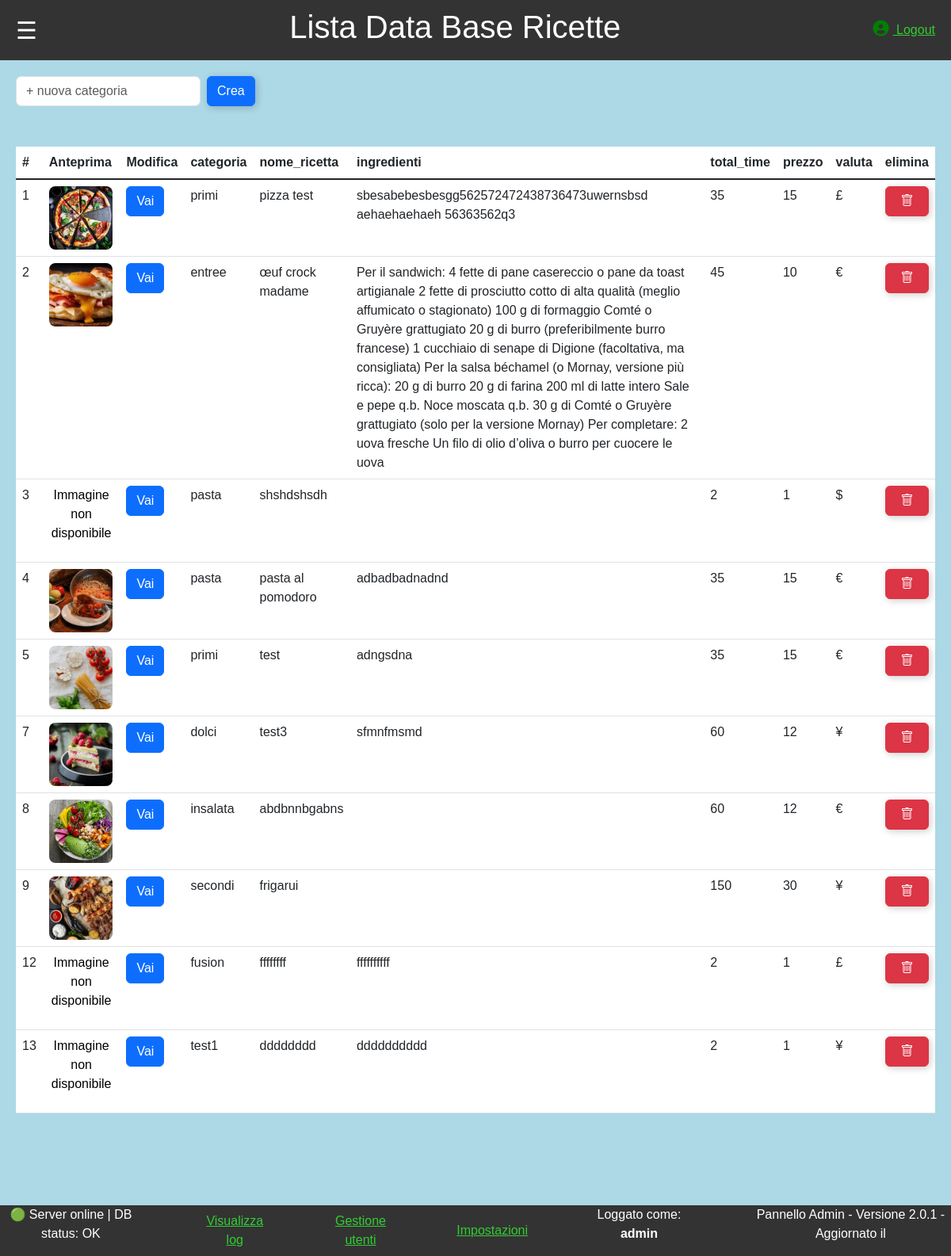
/list_recipes (signed in), run on the app's committed database.
### models/ricetta_model.py (models this page shows)
class Ricetta(db.Model):
    id = db.Column(db.Integer, primary_key=True)
    nome_ricetta = db.Column(db.String(100), unique=True, nullable=False)
    ingredienti = db.Column(db.String, nullable=True)
    kcal = db.Column(db.Integer, nullable=True)
    immagine = db.Column(db.String(500), nullable=True)  # Aggiungi questo campo per memorizzare l'URL(il percorso) dell'immagine che sta su static
    categoria = db.Column(db.String, nullable=False)
    titolo = db.Column(db.String, nullable=True)
    descrizione = db.Column(db.String, nullable=True)
    visibility = db.Column(db.Boolean, nullable=True)
    servings = db.Column(db.Integer, nullable=True)
    preparation_time = db.Column(db.Integer, nullable=True)
    cooking_time = db.Column(db.Integer, nullable=True)
    total_time = db.Column(db.Integer, nullable=True)
    steps = db.Column(db.String, nullable=True)
    difficulty_level = db.Column(db.String, nullable=False)
    cousine_type = db.Column(db.String, nullable=True)
    autore = db.Column(db.String, nullable=True)
    rating = db.Column(db.Integer, nullable=True)
    tags = db.Column(db.String, nullable=True)
    prezzo = db.Column(db.Integer, nullable=True)
    valuta = db.Column(db.String, nullable=True)
    created_at = db.Column(db.DateTime, nullable=True, default=func.now()) # Assegna la data automatica alla creazione
    updated_at = db.Column(db.DateTime, nullable=True, default=func.now(), onupdate=func.now()) # Aggiorna ogni volta che viene modificato

### models/user_model.py (models this page shows)
class User(db.Model, UserMixin):
    __bind_key__ = 'users'
    id = db.Column(db.Integer, primary_key=True)
    username = db.Column(db.String(20), unique=True, nullable=True)
    password = db.Column(db.String(255), nullable=True)

### routes/manage_recipe.py (the view)
@dashboard_routes.route("/list_recipes", methods=["GET"])
@login_required
def list_recipes():
    lista_ricette = Ricetta.query.all()
    elenco_ricette = []
    for ricetta in lista_ricette:
        elenco_ricette.append({
            "id": ricetta.id,
            "nome_ricetta": ricetta.nome_ricetta,
            "ingredienti": ricetta.ingredienti,
            "total_time": ricetta.total_time,
            "categoria": ricetta.categoria,
            "prezzo": ricetta.prezzo,
            "valuta": ricetta.valuta,
            "immagine": ricetta.immagine
        })
    return render_template("dashboard/ricette/list_recipes.html",
                           elenco_ricette=elenco_ricette,
                           messaggio="Lista Data Base Ricette"
                           )

### routes/ricette.py (called while the page is built)
@login_manager.user_loader
def load_user(user_id):
    return User.query.get(int(user_id))

### templates/dashboard/ricette/list_recipes.html (shortened to what this page needs)
{% extends "dashboard/admin_dashboard.html" %}
{% block content %}
<form id="categoria-form" action="/aggiungi_categoria" method="POST">
    <div class="row g-2">
        <div class="col-auto">
            <input type="text" id="inputCategoria" class="form-control" placeholder="+ nuova categoria"
                   name="nome_categoria" required>
        </div>
        <div class="col-auto">
            <button id="creaCategoria" class="btn btn-primary mb-3" type="submit">Crea</button>
        </div>
    </div>
</form>
<table class="table table-hover">
    <thead>
    <tr>
        <th scope="col">#</th>
        <th scope="col">Anteprima</th>
        <th scope="col">Modifica</th>
        <th scope="col">categoria</th>
        <th scope="col">nome_ricetta</th>
        <th scope="col">ingredienti</th>
        <th scope="col">total_time</th>
        <th scope="col">prezzo</th>
        <th scope="col">valuta</th>
        <th scope="col">elimina</th>
    </tr>
    </thead>
    <tbody class="table-group-divider">
    {% for ricetta in elenco_ricette %}
    <tr>
        <td>{{ ricetta['id'] }}</td>
        <td>
            <a style="border: none; outline: none; box-shadow: none; background: transparent; padding: 0;"
               class="btn btn-primary" href="{{ url_for('dashboard_routes.read_recipe', id=ricetta['id']) }}"
               role="button">
                {% if ricetta.immagine %}
                <img src="{{ url_for('static', filename=ricetta.immagine[7:]) }}" alt="Immagine Ricetta"
                     style="width: 80px; height: 80px; object-fit: cover; border-radius: 8px;">
                {% else %}
                <p alt="Nessuna immagine disponibile" style="color: black">Immagine non disponibile</p>
                {% endif %}
            </a>
        </td>
        <td>
            <a class="btn btn-primary" href="{{ url_for('dashboard_routes.update_recipe', id=ricetta['id']) }}"
               role="button">Vai</a>
        </td>
        <td>{{ ricetta['categoria'] }}</td>
        <td>{{ ricetta['nome_ricetta'] }}</td>
        <td>{{ ricetta['ingredienti'] }}</td>
        <td>{{ ricetta['total_time'] }}</td>
        <td>{{ ricetta['prezzo'] }}</td>
        <td>{{ ricetta['valuta'] }}</td>
        <td>
            <button class="btn btn-danger elimina-ricetta" data-id="{{ ricetta['id'] }}">
                <i class="bi bi-trash"></i>
            </button>
        </td>
    </tr>
    {% endfor %}
    </tbody>
</table>
{% endblock %}

### templates/dashboard/admin_dashboard.html (shortened to what this page needs)
<!DOCTYPE html>
<html lang="en">
<head>
    <link rel="stylesheet" href="https://cdnjs.cloudflare.com/ajax/libs/font-awesome/6.0.0/css/all.min.css">
    <link rel="stylesheet" href="https://cdn.jsdelivr.net/npm/bootstrap@5.3.0/dist/css/bootstrap.min.css">
    <link rel="stylesheet" href="https://cdn.jsdelivr.net/npm/quill@2.0.3/dist/quill.snow.css"/>
    <link rel="stylesheet" href="https://cdn.jsdelivr.net/npm/bootstrap-icons/font/bootstrap-icons.css">
    <link rel="stylesheet" href="/static/dashboard/css/admin_dsh_style.css">
</head>
<body>
{% include "dashboard/header.html" %}
<div class="container-main">
    <main>
        {% block content %}{% endblock %}
    </main>
</div>
{% include "dashboard/footer.html" %}
</body>
</html>

### templates/dashboard/header.html (shortened to what this page needs)
<header>
    <div class="menu-toggle">&#9776;</div>
    <h1>{{ messaggio }}</h1>
    <a style="color: limegreen;" href="{{ url_for('auth_routes.logout') }}">
        <i class="fa fa-user-circle status-icon"></i> Logout
    </a>
</header>

### templates/dashboard/footer.html
<footer>
    <p>🟢 Server online | DB status: OK</p>
    <a style="color: limegreen;" href="/admin/logs">Visualizza log</a>
    <a style="color: limegreen;" href="/admin/users">Gestione utenti</a>
    <a style="color: limegreen;" href="/admin/settings">Impostazioni</a>
    <p>Loggato come: <strong>{{ current_user.username }}</strong></p>
    <p>Pannello Admin - Versione 2.0.1 - Aggiornato il {{ last_update }}</p>
</footer>

### static/dashboard/css/admin_dsh_style.css (style rules this page uses)
html, body { height: 100%; display: flex; flex-direction: column; font-family: Arial, sans-serif; margin: 0; padding: 0; background-color:lightblue; }
header { display: flex; justify-content: space-between; align-items: center; background-color: #333; color: white; padding: 10px 20px; }
footer { display: flex; align-items: center; background-color: #333; color: white; position: fixed; bottom: 0px; gap: 80px; min-width: -webkit-fill-available; }
.menu-toggle { cursor: pointer; font-size: 30px; z-index: 1000; position: relative; }
main { margin-top: 20px; }
.status-icon { color: green; font-size: 20px; margin-right: 5px; }
input { width: auto; }
.row { margin-bottom: 35px; }
button { bottom: 20px; right: 20px; background-color: #ff6600; color: white; padding: 10px 15px; text-decoration: none; font-size: 16px; box-shadow: 2px 2px 10px rgba(0, 0, 0, 0.2); width: 100%; text-align: center; }
.container-main { flex: 1; display: flex; flex-direction: column; overflow-y: auto; padding-bottom: 80px; background-color: lightblue; }
main { flex: 1; max-width: 1200px; margin: auto; padding: 20px; }
footer { width: 100%; position: relative; text-align: center; }

### data on the page
Ricetta: id "1", immagine (picture), categoria "primi", nome_ricetta "pizza test", ingredienti "sbesabebesbesgg562572472438736473uwernsbsd aehaehaehaeh 56363562q3", total_time "35", prezzo "15", valuta "£"
Ricetta: id "2", immagine (picture), categoria "entree", nome_ricetta "œuf crock madame", ingredienti "Per il sandwich: 4 fette di pane casereccio o pane da toast artigianale 2 fette di prosciutto cotto di alta qualità (meglio affumicato o stagionato) 100 g di formaggio Comté o Gruyère grattugiato 20 g di burro (preferibilmente burro francese) 1 cucchiaio di senape di Digione (facoltativa, ma consigliata) Per la salsa béchamel (o Mornay, versione più ricca): 20 g di burro 20 g di farina 200 ml di latte intero Sale e pepe q.b. Noce moscata q.b. 30 g di Comté o Gruyère grattugiato (solo per la versione Mornay) Per completare: 2 uova fresche Un filo di olio d’oliva o burro per cuocere le uova", total_time "45", prezzo "10", valuta "€"
Ricetta: id "3", shows "Immagine non disponibile", categoria "pasta", nome_ricetta "shshdshsdh", total_time "2", prezzo "1", valuta "$"
Ricetta: id "4", immagine (picture), categoria "pasta", nome_ricetta "pasta al pomodoro", ingredienti "adbadbadnadnd", total_time "35", prezzo "15", valuta "€"
Ricetta: id "5", immagine (picture), categoria "primi", nome_ricetta "test", ingredienti "adngsdna", total_time "35", prezzo "15", valuta "€"
Ricetta: id "7", immagine (picture), categoria "dolci", nome_ricetta "test3", ingredienti "sfmnfmsmd", total_time "60", prezzo "12", valuta "¥"
Ricetta: id "8", immagine (picture), categoria "insalata", nome_ricetta "abdbnnbgabns", total_time "60", prezzo "12", valuta "€"
Ricetta: id "9", immagine (picture), categoria "secondi", nome_ricetta "frigarui", total_time "150", prezzo "30", valuta "¥"
Ricetta: id "12", shows "Immagine non disponibile", categoria "fusion", nome_ricetta "ffffffff", ingredienti "ffffffffff", total_time "2", prezzo "1", valuta "£"
Ricetta: id "13", shows "Immagine non disponibile", categoria "test1", nome_ricetta "dddddddd", ingredienti "dddddddddd", total_time "2", prezzo "1", valuta "¥"
User: username "admin"

### other printed values
{{ messaggio }} "Lista Data Base Ricette"
